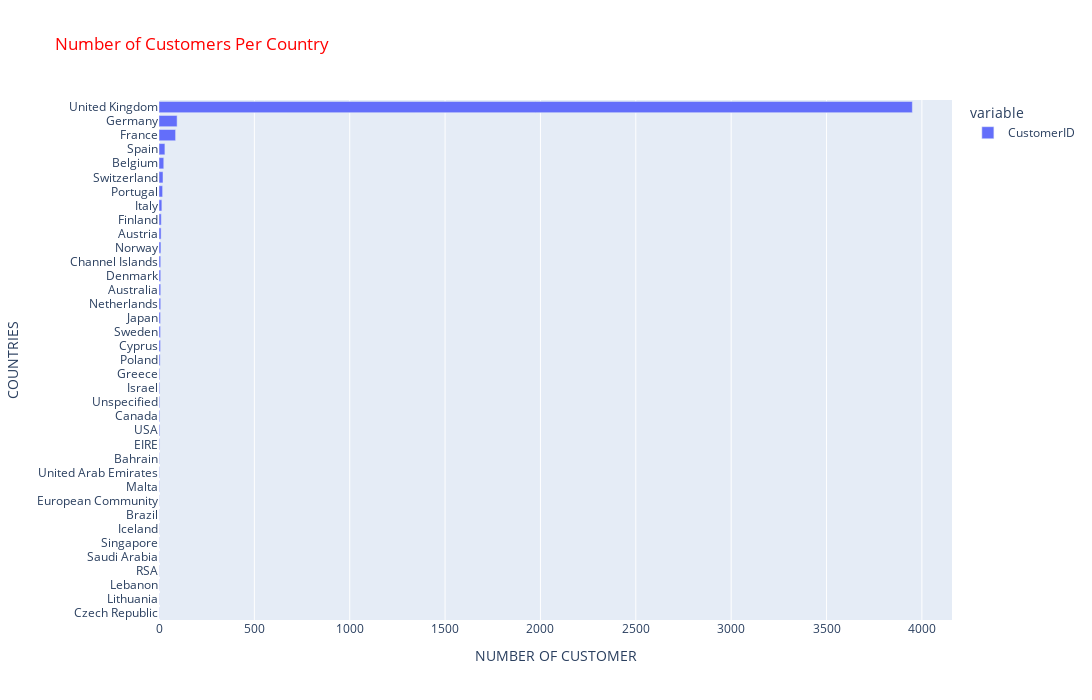

Notebook source saved alongside this figure:
### Code cell
# PLOTLY BAR PLOT
import plotly.express as px
plt.figure(figsize=(16, 9))
fig = px.bar(df.groupby('Country')["CustomerID"].nunique().sort_values(ascending=False),
             x=['CustomerID'],
             y=df.groupby('Country')["CustomerID"].nunique(
).sort_values(ascending=False).index,
    title="Number of Customers Per Country")
fig.update_yaxes(categoryorder='total ascending')
fig.update_layout(xaxis_title="NUMBER OF CUSTOMER", yaxis_title="COUNTRIES",
                  autosize=False, width=1400, height=700, title_font_color="red",)
fig.show()

### Figure 1 — Plotly figure (JSON) as saved in the notebook; plotly's stock layout.template omitted (floating-point values rounded to 4 significant figures)
{"data": [{"alignmentgroup": "True", "hovertemplate": "variable=CustomerID<br>value=%{x}<br>y=%{y}<extra></extra>", "legendgroup": "CustomerID", "marker": {"color": "#636efa", "pattern": {"shape": ""}}, "name": "CustomerID", "offsetgroup": "CustomerID", "orientation": "h", "showlegend": true, "textposition": "auto", "type": "bar", "x": [3950, 95, 87, 31, 25, 21, 19, 15, 12, 11, 10, 9, 9, 9, 9, 8, 8, 8, 6, 4, 4, 4, 4, 4, 3, 2, 2, 2, 1, 1, 1, 1, 1, 1, 1, 1, 1], "xaxis": "x", "y": ["United Kingdom", "Germany", "France", "Spain", "Belgium", "Switzerland", "Portugal", "Italy", "Finland", "Austria", "Norway", "Netherlands", "Australia", "Denmark", "Channel Islands", "Cyprus", "Sweden", "Japan", "Poland", "USA", "Canada", "Unspecified", "Israel", "Greece", "EIRE", "Malta", "United Arab Emirates", "Bahrain", "Czech Republic", "Lithuania", "Lebanon", "RSA", "Saudi Arabia", "Singapore", "Iceland", "Brazil", "European Community"], "yaxis": "y"}], "layout": {"autosize": false, "barmode": "relative", "height": 700, "legend": {"title": {"text": "variable"}, "tracegroupgap": 0}, "title": {"font": {"color": "red"}, "text": "Number of Customers Per Country"}, "width": 1400, "xaxis": {"anchor": "y", "domain": [0, 1], "title": {"text": "NUMBER OF CUSTOMER"}}, "yaxis": {"anchor": "x", "categoryorder": "total ascending", "domain": [0, 1], "title": {"text": "COUNTRIES"}}}}
